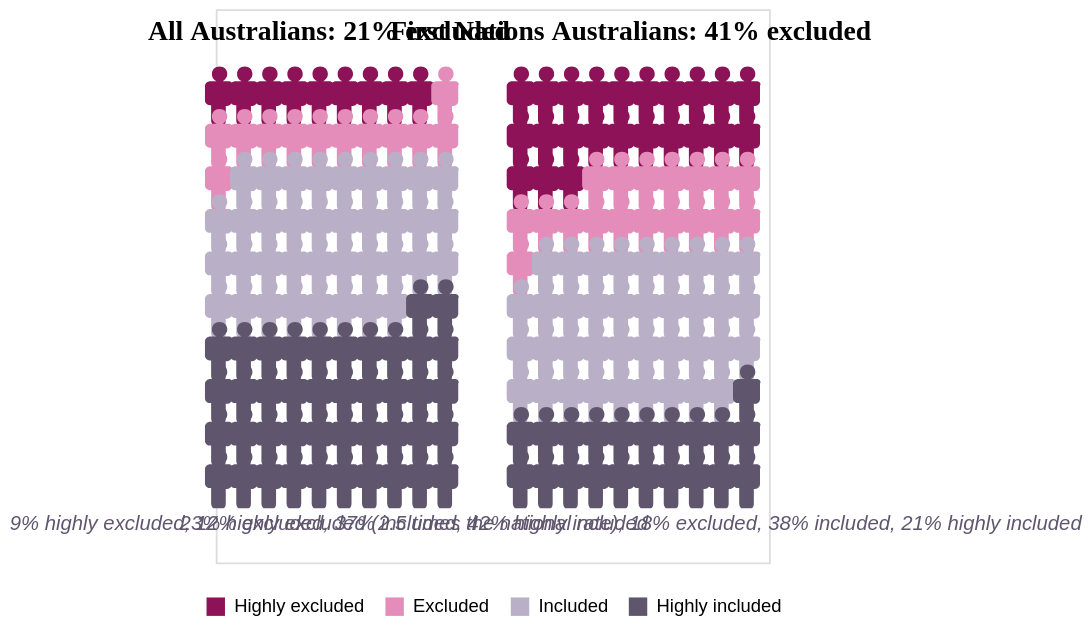

The specification (Vega-Lite) saved for this image:
### Vega-Lite specification from a JSON file in a GitHub repository (floating-point values rounded to 4 significant figures)
{"$schema": "https://vega.github.io/schema/vega-lite/v5.json", "description": "Base version adapted from the Vega-Lite 'Isotype Grid' example. Counts are people out of 100, rounded from ExclusionBands.csv (ADII 2025). Data-driven version: s2_waffle_full.vl.json", "width": "container", "height": "container", "data": {"sequence": {"start": 1, "stop": 101, "as": "person"}}, "transform": [{"calculate": "['All Australians', 'First Nations Australians']", "as": "group"}, {"flatten": ["group"]}, {"calculate": "datum.group === 'All Australians' ? [9, 21, 58] : [23, 41, 79]", "as": "cutoffs"}, {"calculate": "datum.person <= datum.cutoffs[0] ? 'Highly excluded' : datum.person <= datum.cutoffs[1] ? 'Excluded' : datum.person <= datum.cutoffs[2] ? 'Included' : 'Highly included'", "as": "band"}, {"calculate": "(datum.person - 1) % 10 + (datum.group === 'All Australians' ? 0 : 12)", "as": "col"}, {"calculate": "floor((datum.person - 1) / 10)", "as": "row"}], "layer": [{"mark": {"type": "point", "filled": true, "opacity": 1, "size": 70, "shape": "M1.7 -1.7h-0.8c0.3 -0.2 0.6 -0.5 0.6 -0.9c0 -0.6 -0.4 -1 -1 -1c-0.6 0 -1 0.4 -1 1c0 0.4 0.2 0.7 0.6 0.9h-0.8c-0.4 0 -0.7 0.3 -0.7 0.6v1.9c0 0.3 0.3 0.6 0.6 0.6h0.2c0 0 0 0.1 0 0.1v1.9c0 0.3 0.2 0.6 0.3 0.6h1.3c0.2 0 0.3 -0.3 0.3 -0.6v-1.8c0 0 0 -0.1 0 -0.1h0.2c0.3 0 0.6 -0.3 0.6 -0.6v-2c0.2 -0.3 -0.1 -0.6 -0.4 -0.6z"}, "encoding": {"x": {"field": "col", "type": "quantitative", "axis": null}, "y": {"field": "row", "type": "quantitative", "axis": null, "scale": {"domain": [-2, 10.6], "reverse": true}}, "color": {"field": "band", "type": "nominal", "scale": {"domain": ["Highly excluded", "Excluded", "Included", "Highly included"], "range": ["#8E1257", "#E48DBA", "#B9B0C8", "#5F566E"]}, "legend": {"title": null, "orient": "bottom", "direction": "horizontal", "symbolType": "square"}}, "tooltip": [{"field": "group"}, {"field": "band"}]}}, {"data": {"values": [{"x": 4.5, "label": "All Australians: 21% excluded"}, {"x": 16.5, "label": "First Nations Australians: 41% excluded"}]}, "mark": {"type": "text", "font": "Oxanium", "fontWeight": 700, "fontSize": 15}, "encoding": {"x": {"field": "x", "type": "quantitative"}, "y": {"datum": -1.5}, "text": {"field": "label"}}}, {"description": "note under each grid", "data": {"values": [{"x": 4.5, "note": "9% highly excluded, 12% excluded, 37% included, 42% highly included"}, {"x": 16.5, "note": "23% highly excluded (2.5 times the national rate), 18% excluded, 38% included, 21% highly included"}]}, "mark": {"type": "text", "fontSize": 11, "fontStyle": "italic", "color": "#5F566E"}, "encoding": {"x": {"field": "x", "type": "quantitative"}, "y": {"datum": 10.1}, "text": {"field": "note"}}}], "config": {"legend": {"layout": {"bottom": {"anchor": "middle"}}}}}
